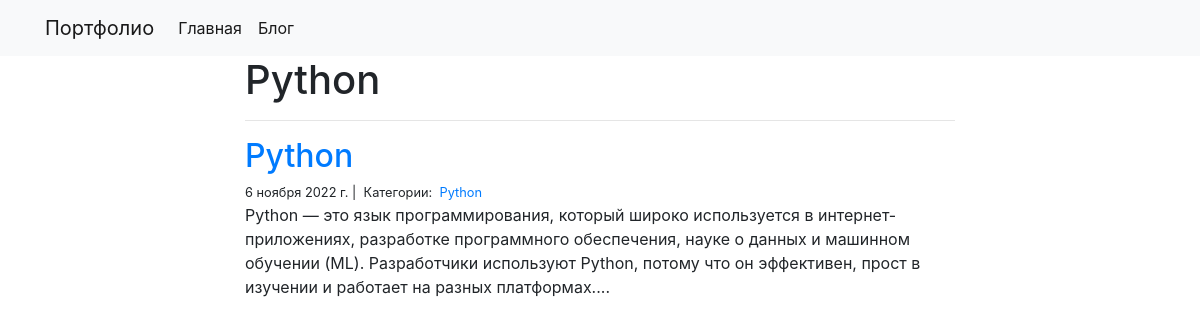
The page /blog/Python/ on the database its author committed.
### blog/models.py (models this page shows)
class Post(models.Model):
    title = models.CharField(max_length=255)
    body = models.TextField()
    created_on = models.DateTimeField(auto_now_add=True)
    last_modified = models.DateTimeField(auto_now=True)
    categories = models.ManyToManyField('Category', related_name='Posts')

class Category(models.Model):
    name = models.CharField(max_length=20)

### blog/views.py (the view)
# urls.py: path("<category>/", views.blog_category, name="blog_category"),
def blog_category(request, category):
    posts = Post.objects.filter(
        categories__name__contains=category
    ).order_by(
        '-created_on'
    )
    context = {
        'category': category,
        'posts': posts
    }
    return render(request, 'blog_category.html', context=context)

### blog/templates/blog_category.html
{% extends "base.html" %}
{% block page_content %}
<div class="col-md-8 offset-md-2">
    <h1>{{ category | title }}</h1>
    <hr>
    {% for post in posts %}
        <h2><a href="{% url 'blog_detail' post.pk%}">{{ post.title }}</a></h2>
        <small>
            {{ post.created_on.date }} |&nbsp;
            Категории:&nbsp;
            {% for category in post.categories.all %}
            <a href="{% url 'blog_category' category.name %}">
                {{ category.name }}
            </a>&nbsp;
            {% endfor %}
        </small>
        <p>{{ post.body | slice:":400" }}...</p>
    {% endfor %}
</div>
{% endblock %}

### rows shown on the page
Post: title "Python", created_on "6 ноября 2022 г.", body "Python — это язык программирования, который широко используется в интернет-приложениях, разработке программного обеспечения, науке о данных и машинном обучении (ML). Разработчики используют Python, потому что он эффективен, прост в изучении и работает на разных платформах."
Category: name "Python"

### other values the page prints
{{ category | title }} "Python"
